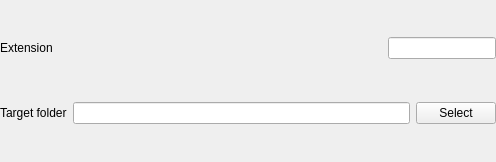
<?xml version="1.0" encoding="UTF-8"?>
<ui version="4.0">
 <class>FiletypeSetting</class>
 <widget class="QWidget" name="FiletypeSetting">
  <property name="geometry">
   <rect>
    <x>0</x>
    <y>0</y>
    <width>496</width>
    <height>162</height>
   </rect>
  </property>
  <property name="windowTitle">
   <string>Form</string>
  </property>
  <layout class="QVBoxLayout" name="verticalLayout">
   <property name="leftMargin">
    <number>0</number>
   </property>
   <property name="topMargin">
    <number>0</number>
   </property>
   <property name="rightMargin">
    <number>0</number>
   </property>
   <property name="bottomMargin">
    <number>0</number>
   </property>
   <item>
    <layout class="QHBoxLayout" name="horizontalLayout">
     <item>
      <widget class="QLabel" name="label">
       <property name="text">
        <string>Extension</string>
       </property>
      </widget>
     </item>
     <item>
      <widget class="QLineEdit" name="extensionText">
       <property name="sizePolicy">
        <sizepolicy hsizetype="Fixed" vsizetype="Fixed">
         <horstretch>0</horstretch>
         <verstretch>0</verstretch>
        </sizepolicy>
       </property>
       <property name="minimumSize">
        <size>
         <width>100</width>
         <height>0</height>
        </size>
       </property>
      </widget>
     </item>
    </layout>
   </item>
   <item>
    <layout class="QHBoxLayout" name="horizontalLayout_6">
     <item>
      <widget class="QLabel" name="label_2">
       <property name="enabled">
        <bool>true</bool>
       </property>
       <property name="text">
        <string>Target folder</string>
       </property>
      </widget>
     </item>
     <item>
      <widget class="QLineEdit" name="pathText"/>
     </item>
     <item>
      <widget class="QPushButton" name="pathButton">
       <property name="text">
        <string>Select</string>
       </property>
       <property name="icon">
        <iconset theme="folder">
         <normaloff>.</normaloff>.</iconset>
       </property>
      </widget>
     </item>
    </layout>
   </item>
  </layout>
 </widget>
 <resources/>
 <connections/>
</ui>
